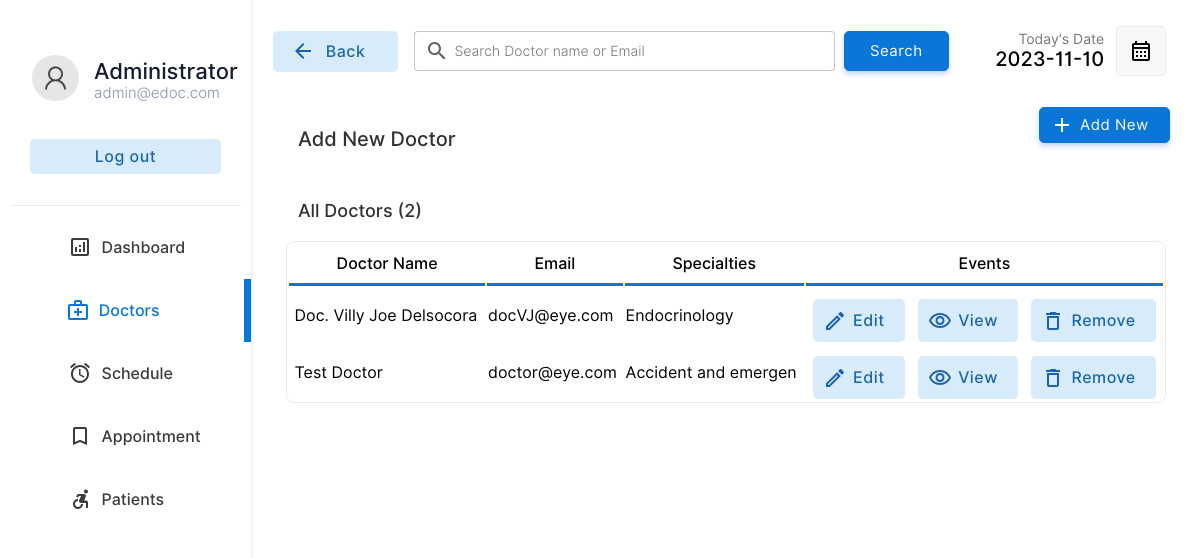
Page /admin/doctors.php (signed in) on the committed database.
### tables this page shows
CREATE TABLE `doctor` (
  `docid` int(11) NOT NULL,
  `docemail` varchar(255) DEFAULT NULL,
  `docname` varchar(255) DEFAULT NULL,
  `docpassword` varchar(255) DEFAULT NULL,
  `docnic` varchar(15) DEFAULT NULL,
  `doctel` varchar(15) DEFAULT NULL,
  `specialties` int(2) DEFAULT NULL
);

CREATE TABLE `specialties` (
  `id` int(2) NOT NULL,
  `sname` varchar(50) DEFAULT NULL
);

### admin/doctors.php (the view, shortened to what this page needs)
<?php
include("../connection.php");
?>
<!DOCTYPE html>
<html lang="en">
<head>
    <link rel="stylesheet" href="../css/animations.css">
    <link rel="stylesheet" href="../css/main.css">
    <link rel="stylesheet" href="../css/admin.css">
</head>
<body>
    <div class="container">
        <div class="menu">
            <table class="menu-container" border="0">
                <tr>
                    <td style="padding:10px" colspan="2">
                        <table border="0" class="profile-container">
                            <tr>
                                <td width="30%" style="padding-left:20px" >
                                    <img src="../img/user.png" alt="" width="100%" style="border-radius:50%">
                                </td>
                                <td style="padding:0px;margin:0px;">
                                    <p class="profile-title">Administrator</p>
                                    <p class="profile-subtitle">admin@edoc.com</p>
                                </td>
                            </tr>
                            <tr>
                                <td colspan="2">
                                <a href="../logout.php" ><input type="button" value="Log out" class="logout-btn btn-primary-soft btn"></a>
                                </td>
                            </tr>
                    </table>
                    </td>
                </tr>
                <tr class="menu-row" >
                    <td class="menu-btn menu-icon-dashbord" >
                        <a href="index.php" class="non-style-link-menu"><div><p class="menu-text">Dashboard</p></a></div></a>
                <tr class="menu-row">
                    <td class="menu-btn menu-icon-doctor menu-active menu-icon-doctor-active">
                        <a href="doctors.php" class="non-style-link-menu non-style-link-menu-active"><div><p class="menu-text">Doctors</p></a></div>
                <tr class="menu-row" >
                    <td class="menu-btn menu-icon-schedule">
                        <a href="schedule.php" class="non-style-link-menu"><div><p class="menu-text">Schedule</p></div></a>
                    </td>
                </tr>
                <tr class="menu-row">
                    <td class="menu-btn menu-icon-appoinment">
                        <a href="appointment.php" class="non-style-link-menu"><div><p class="menu-text">Appointment</p></a></div>
                    </td>
                </tr>
                <tr class="menu-row" >
                    <td class="menu-btn menu-icon-patient">
                        <a href="patient.php" class="non-style-link-menu"><div><p class="menu-text">Patients</p></a></div>
                    </td>
                </tr>
        <div class="dash-body">
            <table border="0" width="100%" style=" border-spacing: 0;margin:0;padding:0;margin-top:25px; ">
                <tr >
                    <td width="13%">
                        <a href="doctors.php" ><button  class="login-btn btn-primary-soft btn btn-icon-back"  style="padding-top:11px;padding-bottom:11px;margin-left:20px;width:125px"><font class="tn-in-text">Back</font></button></a>
                    </td>
                    <td>
                        <form action="" method="post" class="header-search">
                            <input type="search" name="search" class="input-text header-searchbar" placeholder="Search Doctor name or Email" list="doctors">&nbsp;&nbsp;
                            <?php
                                $list11 = $database->query("select  docname,docemail from  doctor;");
?>
                            <input type="Submit" value="Search" class="login-btn btn-primary btn" style="padding-left: 25px;padding-right: 25px;padding-top: 10px;padding-bottom: 10px;">
                        </form>
                    </td>
                    <td width="15%">
                        <p style="font-size: 14px;color: rgb(119, 119, 119);padding: 0;margin: 0;text-align: right;">
                            Today's Date
                        </p>
                        <p class="heading-sub12" style="padding: 0;margin: 0;">
                            <?php
                        $date = date('Y-m-d');
                        echo $date;
                        ?>
                        </p>
                    </td>
                    <td width="10%">
                        <button  class="btn-label"  style="display: flex;justify-content: center;align-items: center;"><img src="../img/calendar.svg" width="100%"></button>
                    </td>
                </tr>
                <tr >
                    <td colspan="2" style="padding-top:30px;">
                        <p class="heading-main12" style="margin-left: 45px;font-size:20px;color:rgb(49, 49, 49)">Add New Doctor</p>
                    </td>
                    <td colspan="2">
                        <a href="?action=add&id=none&error=0" class="non-style-link"><button  class="login-btn btn-primary btn button-icon"  style="display: flex;justify-content: center;align-items: center;margin-left:75px;background-image: url('../img/icons/add.svg');">Add New</font></button>
                            </a></td>
                </tr>
                <tr>
                    <td colspan="4" style="padding-top:10px;">
                        <p class="heading-main12" style="margin-left: 45px;font-size:18px;color:rgb(49, 49, 49)">All Doctors (<?php echo $list11->num_rows; ?>)</p>
                    </td>
                </tr>
                <?php
                    if($_POST){
                        $keyword=$_POST["search"];
                        $sqlmain= "select * from doctor where docemail='$keyword' or docname='$keyword' or docname like '$keyword%' or docname like '%$keyword' or docname like '%$keyword%'";
                    }else{
                        $sqlmain= "select * from doctor order by docid desc";
                    }
                ?>
                <tr>
                   <td colspan="4">
                       <center>
                        <div class="abc scroll">
                        <table width="93%" class="sub-table scrolldown" border="0">
                        <thead>
                        <tr>
                                <th class="table-headin">
                                Doctor Name
                                </th>
                                <th class="table-headin">
                                    Email
                                </th>
                                <th class="table-headin">
                                    Specialties
                                </th>
                                <th class="table-headin">
                                    Events
                                </tr>
                        </thead>
                        <tbody>
                            <?php
                                $result= $database->query($sqlmain);
                                if($result->num_rows==0){
                                    echo '<tr>
                                    <td colspan="4">
                                    <br><br><br><br>
                                    <center>
                                    <img src="../img/notfound.svg" width="25%">
                                    <br>
                                    <p class="heading-main12" style="margin-left: 45px;font-size:20px;color:rgb(49, 49, 49)">We  couldnt find anything related to your keywords !</p>
                                    <a class="non-style-link" href="doctors.php"><button  class="login-btn btn-primary-soft btn"  style="display: flex;justify-content: center;align-items: center;margin-left:20px;">&nbsp; Show all Doctors &nbsp;</font></button>
                                    </a>
                                    </center>
                                    <br><br><br><br>
                                    </td>
                                    </tr>';
                                }
                                else{
                                for ( $x=0; $x<$result->num_rows;$x++){
                                    $row=$result->fetch_assoc();
                                    $docid=$row["docid"];
                                    $name=$row["docname"];
                                    $email=$row["docemail"];
                                    $spe=$row["specialties"];
                                    $spcil_res= $database->query("select sname from specialties where id='$spe'");
                                    $spcil_array= $spcil_res->fetch_assoc();
                                    $spcil_name=$spcil_array["sname"];
                                    echo '<tr>
                                        <td> &nbsp;'.
                                        substr($name,0,30)
                                        .'</td>
                                        <td>
                                        '.substr($email,0,20).'
                                        </td>
                                        <td>
                                            '.substr($spcil_name,0,20).'
                                        </td>
                                        <td>
                                        <div style="display:flex;justify-content: center;">
                                        <a href="?action=edit&id='.$docid.'&error=0" class="non-style-link"><button  class="btn-primary-soft btn button-icon btn-edit"  style="padding-left: 40px;padding-top: 12px;padding-bottom: 12px;margin-top: 10px;"><font class="tn-in-text">Edit</font></button></a>
                                        &nbsp;&nbsp;&nbsp;
                                        <a href="?action=view&id='.$docid.'" class="non-style-link"><button  class="btn-primary-soft btn button-icon btn-view"  style="padding-left: 40px;padding-top: 12px;padding-bottom: 12px;margin-top: 10px;"><font class="tn-in-text">View</font></button></a>
                                       &nbsp;&nbsp;&nbsp;
                                       <a href="?action=drop&id='.$docid.'&name='.$name.'" class="non-style-link"><button  class="btn-primary-soft btn button-icon btn-delete"  style="padding-left: 40px;padding-top: 12px;padding-bottom: 12px;margin-top: 10px;"><font class="tn-in-text">Remove</font></button></a>
                                        </div>
                                        </td>
                                    </tr>';
                                }
                            }
                            ?>
                            </tbody>
                        </table>
                        </div>
                        </center>
                   </td>
                </tr>
            </table>
        </div>
</body>
</html>

### css/main.css (style rules this page uses)
:root { --primarycolor: #0A76D8; --primarycolorhover: #006dd3; --btnice:#D8EBFA; --btnnicetext:#1b62b3; }
body { margin: 0; padding: 0; border-spacing: 0; font-family: 'Inter', sans-serif; }
.input-text { border-radius: 4px; border: 0.5px solid rgb(226, 226, 226); padding: 10px; width: 92%; transition: 0.2s; outline: none; }
.input-text { border: 1px solid #e9ecef; font-size: 14px; line-height: 26px; background-color: #fff; display: block; width: 100%; padding: .375rem .75rem; font-weight: 300; line-height: 1.5; color: #212529; background-color: #fff; background-clip: padding-box; -webkit-appearance: none; -moz-appearance: none; appearance: none; border-radius: .25rem; transition: border-color .15s ease-in-out,box-shadow .15s ease-in-out; }
.input-text::placeholder { font-family: 'Inter', sans-serif; }
.btn { cursor: pointer; padding: 8px 20px; outline: none; text-decoration: none; font-size: 15px; letter-spacing: 0.5px; transition: all 0.3s; border-radius: 5px; font-family: 'Inter', sans-serif; }
.btn-primary { background-color: var(--primarycolor) ; border: 1px solid var(--primarycolor) ; color: #fff ; box-shadow: 0 3px 5px 0 rgba(57,108,240,0.3); }
.btn-primary-soft { background-color: #D8EBFA ; color: #1969AA; font-weight: 500; font-size: 16px; border: none; }
.non-style-link:link, .non-style-link:visited, .non-style-link:hover, .non-style-link:active { text-decoration: none; color: rgb(43, 43, 43); }
.btn-label { margin-left: 10px; padding: 12px 12px; outline: none; text-decoration: none; font-size: 15px; letter-spacing: 0.5px; transition: all 0.3s; border-radius: 5px; background-color: #f0f0f073; border: 1px solid rgba(57,108,240,0.1) ; font-family: 'Inter', sans-serif; }
.sub-table { border: 1px solid #ebebeb; border-radius: 8px; }
.table-headin { font-size: 16px; font-weight: 500; padding: 10px; border-bottom: 3px solid var(--primarycolor); }
.abc { width: 100%; height: 550px; overflow: auto; }
input[type=search] { background-image: url('../img/search.svg'); background-position: 10px 50%; background-repeat: no-repeat; transition: 0.5s; padding: 8px 20px 8px 40px; }
.button-icon { background-position: 10px 50%; background-repeat: no-repeat; transition: 0.5s; padding: 8px 20px 8px 40px; }
.menu-btn { padding:6px; color: #3b3b3b; background-position: 30% 50%; background-repeat: no-repeat; transition: 0.5s; }
.menu-text { padding-left: 40%; font-weight: 500; font-size: 16px; }
.menu-active { color: var(--primarycolor); border-right: 7px solid var(--primarycolor); background-color: var(); }
.non-style-link-menu:link, .non-style-link-menu:visited, .non-style-link-menu:active { text-decoration: none; color: #3b3b3b; }
.non-style-link-menu-active:link, .non-style-link-menu-active:visited, .non-style-link-menu-active:active { text-decoration: none; color: var(--primarycolor); }
.menu-icon-dashbord { background-image: url('../img/icons/dashboard.svg'); }
.menu-icon-doctor { background-image: url('../img/icons/doctors.svg'); }
.menu-icon-schedule { background-image: url('../img/icons/schedule.svg'); }
.menu-icon-appoinment { background-image: url('../img/icons/book.svg'); }
.menu-icon-patient { background-image: url('../img/icons/patients.svg'); }
.menu-icon-doctor:hover,.menu-icon-doctor-active { color: var(--primarycolor); background-image: url('../img/icons/doctors-hover.svg'); }
.btn-icon-back { background-image: url('../img/icons/back-iceblue.svg'); background-position: 18px 50%; background-repeat: no-repeat; transition: 0.5s; padding: 8px 20px 8px 40px; }
.btn-edit { background-image: url('../img/icons/edit-iceblue.svg'); }
.btn-view { background-image: url('../img/icons/view-iceblue.svg'); }
.btn-delete { background-image: url('../img/icons/delete-iceblue.svg'); }

### admin/doctors.php (style rules this page uses)
.sub-table { animation: transitionIn-Y-bottom 0.5s; }

### rows in the picture
doctor: docname "Doc. Villy Joe Delsocora", docemail "docVJ@eye.com", specialties.sname "Endocrinology"
doctor: docname "Test Doctor", docemail "doctor@eye.com", specialties.sname "Accident and emergen"

### other values in the picture
$list11->num_rows "2"
